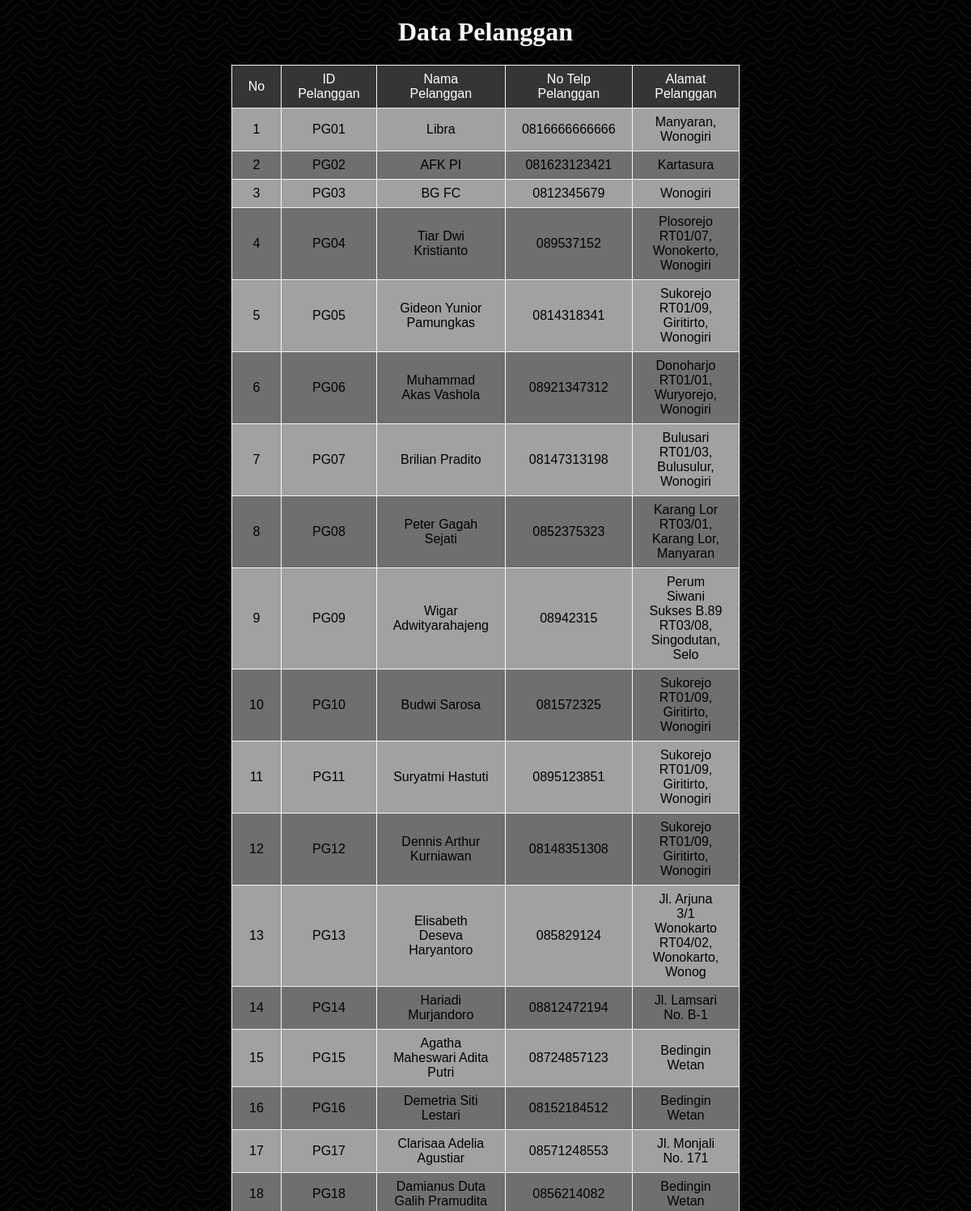
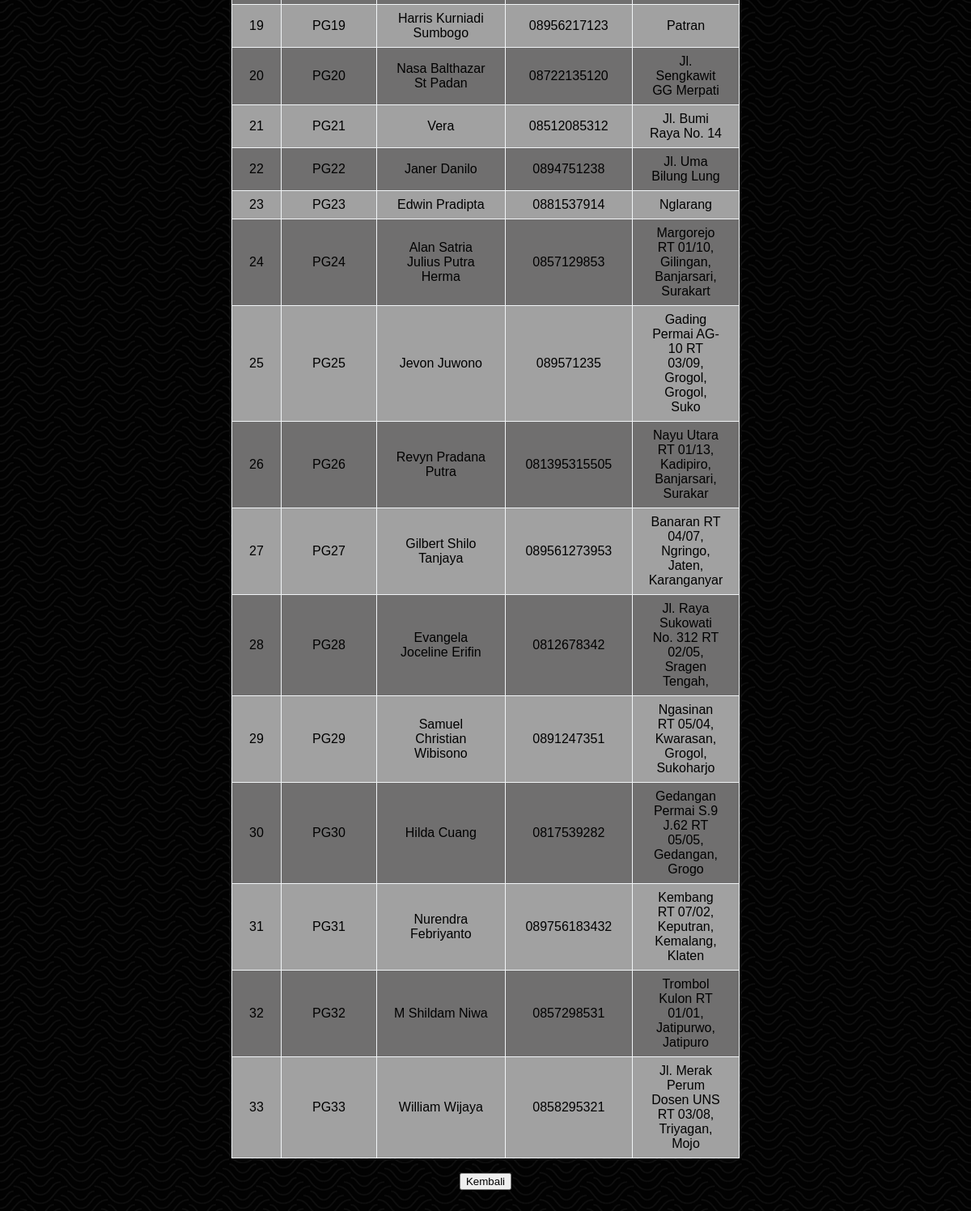
Page /data_pelanggan.php on the committed database (2 pictures, top to bottom).
### tables this page shows
CREATE TABLE `pelanggan` (
  `pelangganID` varchar(5) NOT NULL,
  `namaPelanggan` varchar(30) NOT NULL,
  `noTelpPelanggan` varchar(14) NOT NULL,
  `alamatPelanggan` varchar(50) NOT NULL
);

### functions.php (called while the page is built, shortened)
<?php
	$conn = mysqli_connect("localhost", "root", "", "sewalapfutsal");
	function query($query){
		global $conn;
		$result = mysqli_query($conn, $query);
		$rows = [];
		while ($row = mysqli_fetch_assoc($result)) {
		 	$rows[] = $row;
		}
		return $rows;
	}
 ?>

### data_pelanggan.php (the view, shortened to what this page needs)
<?php
    require 'functions.php';
    $hasil = query("SELECT pelangganID, namaPelanggan, noTelpPelanggan, alamatPelanggan
    FROM PELANGGAN ORDER BY 1");
?>
<!DOCTYPE html>
<html>
<head>
    <link rel="stylesheet" type="text/css" href="styles.css">
</head>
<body>
    <h1>Data Pelanggan</h1>
    <center><table class='table1' border="1" cellpadding="10" cellspacing="0">
		<tr>
            <th>No</th>
            <th>ID Pelanggan</th>
			<th>Nama Pelanggan</th>
			<th>No Telp Pelanggan</th>
			<th>Alamat Pelanggan</th>
		</tr>
        <?php $i = 1; ?>
        <?php foreach ($hasil as $row): ?>
            <tr>
                <td><?= $i; ?></td>
                <td><?=$row['pelangganID']?></td>
                <td><?=$row['namaPelanggan']?></td>
                <td><?=$row['noTelpPelanggan']?></td>
                <td><?=$row['alamatPelanggan']?></td>
            </tr>
        <?php $i++; endforeach ?>
    </table></center>
    <br>
    <center><a href="index.php"><button>Kembali</button></a></center>
</body>
</html>

### styles.css (style rules this page uses)
body { background-image: url('bg.png'); color: rgb(255, 255, 255); }
table { font-family: sans-serif; color: rgb(0, 0, 0); border-collapse: collapse; width: 50%; border: 1px solid #f2f5f7; }
table tr th { background: rgb(54, 52, 52); color: #fff; font-weight: normal; }
table, th, td { padding: 8px 20px; text-align: center; }
table tr:nth-child(even) { background-color: #a1a1a1; }
table tr:nth-child(odd) { background-color: #706f6f; }
h1 { text-align: center; }

### rows in the picture
pelanggan: pelangganID "PG01", namaPelanggan "Libra", noTelpPelanggan "0816666666666", alamatPelanggan "Manyaran, Wonogiri"
pelanggan: pelangganID "PG02", namaPelanggan "AFK PI", noTelpPelanggan "081623123421", alamatPelanggan "Kartasura"
pelanggan: pelangganID "PG03", namaPelanggan "BG FC", noTelpPelanggan "0812345679", alamatPelanggan "Wonogiri"
pelanggan: pelangganID "PG04", namaPelanggan "Tiar Dwi Kristianto", noTelpPelanggan "089537152", alamatPelanggan "Plosorejo RT01/07, Wonokerto, Wonogiri"
pelanggan: pelangganID "PG05", namaPelanggan "Gideon Yunior Pamungkas", noTelpPelanggan "0814318341", alamatPelanggan "Sukorejo RT01/09, Giritirto, Wonogiri"
pelanggan: pelangganID "PG06", namaPelanggan "Muhammad Akas Vashola", noTelpPelanggan "08921347312", alamatPelanggan "Donoharjo RT01/01, Wuryorejo, Wonogiri"
pelanggan: pelangganID "PG07", namaPelanggan "Brilian Pradito", noTelpPelanggan "08147313198", alamatPelanggan "Bulusari RT01/03, Bulusulur, Wonogiri"
pelanggan: pelangganID "PG08", namaPelanggan "Peter Gagah Sejati", noTelpPelanggan "0852375323", alamatPelanggan "Karang Lor RT03/01, Karang Lor, Manyaran"
pelanggan: pelangganID "PG09", namaPelanggan "Wigar Adwityarahajeng", noTelpPelanggan "08942315", alamatPelanggan "Perum Siwani Sukses B.89 RT03/08, Singodutan, Selo"
pelanggan: pelangganID "PG10", namaPelanggan "Budwi Sarosa", noTelpPelanggan "081572325", alamatPelanggan "Sukorejo RT01/09, Giritirto, Wonogiri"
pelanggan: pelangganID "PG11", namaPelanggan "Suryatmi Hastuti", noTelpPelanggan "0895123851", alamatPelanggan "Sukorejo RT01/09, Giritirto, Wonogiri"
pelanggan: pelangganID "PG12", namaPelanggan "Dennis Arthur Kurniawan", noTelpPelanggan "08148351308", alamatPelanggan "Sukorejo RT01/09, Giritirto, Wonogiri"
pelanggan: pelangganID "PG13", namaPelanggan "Elisabeth Deseva Haryantoro", noTelpPelanggan "085829124", alamatPelanggan "Jl. Arjuna 3/1 Wonokarto RT04/02, Wonokarto, Wonog"
pelanggan: pelangganID "PG14", namaPelanggan "Hariadi Murjandoro", noTelpPelanggan "08812472194", alamatPelanggan "Jl. Lamsari No. B-1"
pelanggan: pelangganID "PG15", namaPelanggan "Agatha Maheswari Adita Putri", noTelpPelanggan "08724857123", alamatPelanggan "Bedingin Wetan"
pelanggan: pelangganID "PG16", namaPelanggan "Demetria Siti Lestari", noTelpPelanggan "08152184512", alamatPelanggan "Bedingin Wetan"
pelanggan: pelangganID "PG17", namaPelanggan "Clarisaa Adelia Agustiar", noTelpPelanggan "08571248553", alamatPelanggan "Jl. Monjali No. 171"
pelanggan: pelangganID "PG18", namaPelanggan "Damianus Duta Galih Pramudita", noTelpPelanggan "0856214082", alamatPelanggan "Bedingin Wetan"
pelanggan: pelangganID "PG19", namaPelanggan "Harris Kurniadi Sumbogo", noTelpPelanggan "08956217123", alamatPelanggan "Patran"
pelanggan: pelangganID "PG20", namaPelanggan "Nasa Balthazar St Padan", noTelpPelanggan "08722135120", alamatPelanggan "Jl. Sengkawit GG Merpati"
pelanggan: pelangganID "PG21", namaPelanggan "Vera", noTelpPelanggan "08512085312", alamatPelanggan "Jl. Bumi Raya No. 14"
pelanggan: pelangganID "PG22", namaPelanggan "Janer Danilo", noTelpPelanggan "0894751238", alamatPelanggan "Jl. Uma Bilung Lung"
pelanggan: pelangganID "PG23", namaPelanggan "Edwin Pradipta", noTelpPelanggan "0881537914", alamatPelanggan "Nglarang"
pelanggan: pelangganID "PG24", namaPelanggan "Alan Satria Julius Putra Herma", noTelpPelanggan "0857129853", alamatPelanggan "Margorejo RT 01/10, Gilingan, Banjarsari, Surakart"
pelanggan: pelangganID "PG25", namaPelanggan "Jevon Juwono", noTelpPelanggan "089571235", alamatPelanggan "Gading Permai AG-10 RT 03/09, Grogol, Grogol, Suko"
pelanggan: pelangganID "PG26", namaPelanggan "Revyn Pradana Putra", noTelpPelanggan "081395315505", alamatPelanggan "Nayu Utara RT 01/13, Kadipiro, Banjarsari, Surakar"
pelanggan: pelangganID "PG27", namaPelanggan "Gilbert Shilo Tanjaya", noTelpPelanggan "089561273953", alamatPelanggan "Banaran RT 04/07, Ngringo, Jaten, Karanganyar"
pelanggan: pelangganID "PG28", namaPelanggan "Evangela Joceline Erifin", noTelpPelanggan "0812678342", alamatPelanggan "Jl. Raya Sukowati No. 312 RT 02/05, Sragen Tengah,"
pelanggan: pelangganID "PG29", namaPelanggan "Samuel Christian Wibisono", noTelpPelanggan "0891247351", alamatPelanggan "Ngasinan RT 05/04, Kwarasan, Grogol, Sukoharjo"
pelanggan: pelangganID "PG30", namaPelanggan "Hilda Cuang", noTelpPelanggan "0817539282", alamatPelanggan "Gedangan Permai S.9 J.62 RT 05/05, Gedangan, Grogo"
pelanggan: pelangganID "PG31", namaPelanggan "Nurendra Febriyanto", noTelpPelanggan "089756183432", alamatPelanggan "Kembang RT 07/02, Keputran, Kemalang, Klaten"
pelanggan: pelangganID "PG32", namaPelanggan "M Shildam Niwa", noTelpPelanggan "0857298531", alamatPelanggan "Trombol Kulon RT 01/01, Jatipurwo, Jatipuro"
pelanggan: pelangganID "PG33", namaPelanggan "William Wijaya", noTelpPelanggan "0858295321", alamatPelanggan "Jl. Merak Perum Dosen UNS RT 03/08, Triyagan, Mojo"
